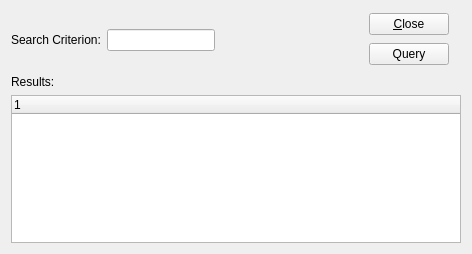
<ui version="4.0" >
 <author></author>
 <comment>This file is part of the xTuple ERP: PostBooks Edition, a free and
open source Enterprise Resource Planning software suite,
Copyright (c) 1999-2010 by OpenMFG LLC, d/b/a xTuple.
It is licensed to you under the Common Public Attribution License
version 1.0, the full text of which (including xTuple-specific Exhibits)
is available at www.xtuple.com/CPAL.  By using this software, you agree
to be bound by its terms.</comment>
 <class>newForm</class>
 <widget class="QWidget" name="newForm" >
  <property name="geometry" >
   <rect>
    <x>0</x>
    <y>0</y>
    <width>472</width>
    <height>254</height>
   </rect>
  </property>
  <property name="windowTitle" >
   <string>New Form</string>
  </property>
  <layout class="QGridLayout" name="gridLayout" >
   <item row="0" column="0" >
    <layout class="QFormLayout" name="formLayout" >
     <property name="fieldGrowthPolicy" >
      <enum>QFormLayout::FieldsStayAtSizeHint</enum>
     </property>
     <property name="topMargin" >
      <number>18</number>
     </property>
     <property name="bottomMargin" >
      <number>18</number>
     </property>
     <item row="0" column="0" >
      <widget class="QLabel" name="_searchMeLit" >
       <property name="text" >
        <string>Search Criterion:</string>
       </property>
       <property name="buddy" >
        <cstring>_searchMe</cstring>
       </property>
      </widget>
     </item>
     <item row="0" column="1" >
      <widget class="XLineEdit" name="_searchMe" />
     </item>
    </layout>
   </item>
   <item row="0" column="1" >
    <layout class="QVBoxLayout" name="verticalLayout" >
     <property name="leftMargin" >
      <number>14</number>
     </property>
     <property name="rightMargin" >
      <number>12</number>
     </property>
     <item>
      <widget class="QPushButton" name="_close" >
       <property name="text" >
        <string>&amp;Close</string>
       </property>
      </widget>
     </item>
     <item>
      <widget class="QPushButton" name="_query" >
       <property name="text" >
        <string>Query</string>
       </property>
      </widget>
     </item>
     <item>
      <spacer name="verticalSpacer" >
       <property name="orientation" >
        <enum>Qt::Vertical</enum>
       </property>
       <property name="sizeType" >
        <enum>QSizePolicy::Preferred</enum>
       </property>
       <property name="sizeHint" stdset="0" >
        <size>
         <width>20</width>
         <height>0</height>
        </size>
       </property>
      </spacer>
     </item>
    </layout>
   </item>
   <item row="2" column="0" colspan="2" >
    <widget class="XTreeWidget" name="_results" />
   </item>
   <item row="1" column="0" >
    <widget class="QLabel" name="_resultsLit" >
     <property name="text" >
      <string>Results:</string>
     </property>
     <property name="buddy" >
      <cstring>_results</cstring>
     </property>
    </widget>
   </item>
  </layout>
 </widget>
 <customwidgets>
  <customwidget>
   <class>XLineEdit</class>
   <extends>QLineEdit</extends>
   <header>xlineedit.h</header>
  </customwidget>
  <customwidget>
   <class>XTreeWidget</class>
   <extends>QTreeWidget</extends>
   <header>xtreewidget.h</header>
  </customwidget>
 </customwidgets>
 <tabstops>
  <tabstop>_searchMe</tabstop>
  <tabstop>_results</tabstop>
  <tabstop>_query</tabstop>
  <tabstop>_close</tabstop>
 </tabstops>
 <resources/>
 <connections>
  <connection>
   <sender>_close</sender>
   <signal>clicked()</signal>
   <receiver>newForm</receiver>
   <slot>close()</slot>
   <hints>
    <hint type="sourcelabel" >
     <x>335</x>
     <y>31</y>
    </hint>
    <hint type="destinationlabel" >
     <x>246</x>
     <y>7</y>
    </hint>
   </hints>
  </connection>
 </connections>
</ui>
